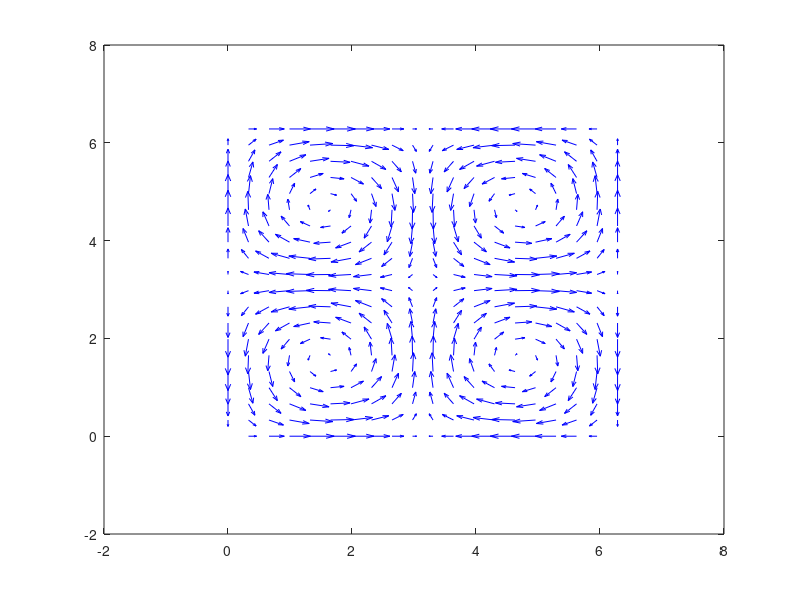

MATLAB code to generate this figure:
clear all
close all
clc
%vortex dynamics---0
x=linspace(0,2*pi,20)
y=linspace(0,2*pi,20)
[X,Y]=meshgrid(x,y)

n=100
tvec=linspace(0,4*pi,n);
for ind =1:n
    t=tvec(ind)
    u=sin(X).*cos(Y-t)
    v=-cos(X).*sin(Y-t)
    
    quiver(X,Y,u,v,'b');
    drawnow %;pause(.4)
end
    